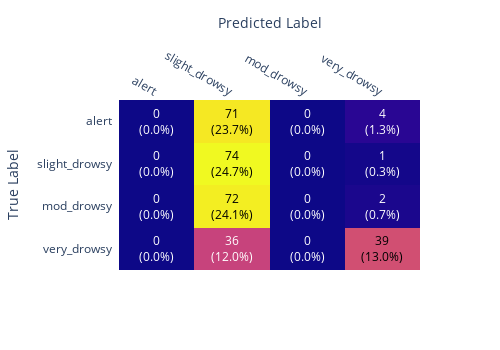

Notebook cell for this chart:
### Code cell
# Construct a visualization for the confusion matrix
z_test = confusion_matrix(test_true,test_pred)

# reformat the matrix
z_test[[0,1,2,3],:] = z_test[[3,2,1,0],:]

x = ['alert','slight_drowsy','mod_drowsy','very_drowsy']
y = ['very_drowsy','mod_drowsy', 'slight_drowsy', 'alert']

def format_text(z):
    """
    This function receives the confusion matrix values and formats the text
    to display in the matrix with the value and percentage of total data.
    """
    return f'{z}<br>({z / np.sum(z_test) * 100:.1f}%)'

z_text = np.vectorize(format_text)(z_test)

heatmap = ff.create_annotated_heatmap(z_test, x=x, y=y, annotation_text=z_text, colorscale='plasma')
heatmap.update_layout(height=350,width=500,
                      xaxis_title="Predicted Label",yaxis_title="True Label")
heatmap.show()

### Figure 1 — Plotly figure (JSON) as saved in the notebook; plotly's stock layout.template omitted (floating-point values rounded to 4 significant figures)
{"data": [{"colorscale": [[0, "#0d0887"], [0.1111, "#46039f"], [0.2222, "#7201a8"], [0.3333, "#9c179e"], [0.4444, "#bd3786"], [0.5556, "#d8576b"], [0.6667, "#ed7953"], [0.7778, "#fb9f3a"], [0.8889, "#fdca26"], [1, "#f0f921"]], "reversescale": false, "showscale": false, "type": "heatmap", "x": ["alert", "slight_drowsy", "mod_drowsy", "very_drowsy"], "y": ["very_drowsy", "mod_drowsy", "slight_drowsy", "alert"], "z": [[0, 36, 0, 39], [0, 72, 0, 2], [0, 74, 0, 1], [0, 71, 0, 4]]}], "layout": {"annotations": [{"font": {"color": "#FFFFFF"}, "showarrow": false, "text": "0<br>(0.0%)", "x": "alert", "xref": "x", "y": "very_drowsy", "yref": "y"}, {"font": {"color": "#FFFFFF"}, "showarrow": false, "text": "36<br>(12.0%)", "x": "slight_drowsy", "xref": "x", "y": "very_drowsy", "yref": "y"}, {"font": {"color": "#FFFFFF"}, "showarrow": false, "text": "0<br>(0.0%)", "x": "mod_drowsy", "xref": "x", "y": "very_drowsy", "yref": "y"}, {"font": {"color": "#000000"}, "showarrow": false, "text": "39<br>(13.0%)", "x": "very_drowsy", "xref": "x", "y": "very_drowsy", "yref": "y"}, {"font": {"color": "#FFFFFF"}, "showarrow": false, "text": "0<br>(0.0%)", "x": "alert", "xref": "x", "y": "mod_drowsy", "yref": "y"}, {"font": {"color": "#000000"}, "showarrow": false, "text": "72<br>(24.1%)", "x": "slight_drowsy", "xref": "x", "y": "mod_drowsy", "yref": "y"}, {"font": {"color": "#FFFFFF"}, "showarrow": false, "text": "0<br>(0.0%)", "x": "mod_drowsy", "xref": "x", "y": "mod_drowsy", "yref": "y"}, {"font": {"color": "#FFFFFF"}, "showarrow": false, "text": "2<br>(0.7%)", "x": "very_drowsy", "xref": "x", "y": "mod_drowsy", "yref": "y"}, {"font": {"color": "#FFFFFF"}, "showarrow": false, "text": "0<br>(0.0%)", "x": "alert", "xref": "x", "y": "slight_drowsy", "yref": "y"}, {"font": {"color": "#000000"}, "showarrow": false, "text": "74<br>(24.7%)", "x": "slight_drowsy", "xref": "x", "y": "slight_drowsy", "yref": "y"}, {"font": {"color": "#FFFFFF"}, "showarrow": false, "text": "0<br>(0.0%)", "x": "mod_drowsy", "xref": "x", "y": "slight_drowsy", "yref": "y"}, {"font": {"color": "#FFFFFF"}, "showarrow": false, "text": "1<br>(0.3%)", "x": "very_drowsy", "xref": "x", "y": "slight_drowsy", "yref": "y"}, {"font": {"color": "#FFFFFF"}, "showarrow": false, "text": "0<br>(0.0%)", "x": "alert", "xref": "x", "y": "alert", "yref": "y"}, {"font": {"color": "#000000"}, "showarrow": false, "text": "71<br>(23.7%)", "x": "slight_drowsy", "xref": "x", "y": "alert", "yref": "y"}, {"font": {"color": "#FFFFFF"}, "showarrow": false, "text": "0<br>(0.0%)", "x": "mod_drowsy", "xref": "x", "y": "alert", "yref": "y"}, {"font": {"color": "#FFFFFF"}, "showarrow": false, "text": "4<br>(1.3%)", "x": "very_drowsy", "xref": "x", "y": "alert", "yref": "y"}], "height": 350, "width": 500, "xaxis": {"dtick": 1, "gridcolor": "rgb(0, 0, 0)", "side": "top", "ticks": "", "title": {"text": "Predicted Label"}}, "yaxis": {"dtick": 1, "ticks": "", "ticksuffix": "  ", "title": {"text": "True Label"}}}}
